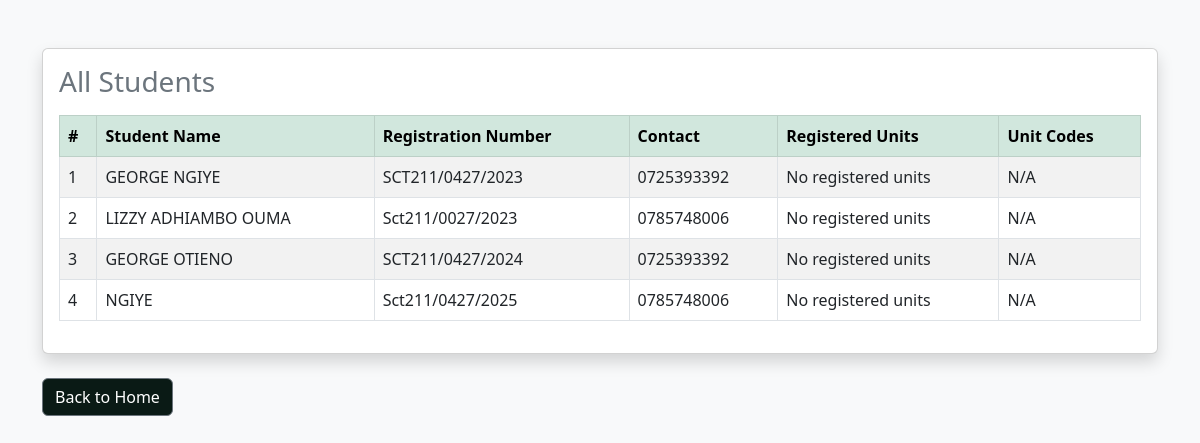
The page /students/ on the database its author committed.
### ClassApp/models.py (models this page shows, shortened)
class Student(models.Model):
    name = models.CharField(max_length=100)
    registration_number = models.CharField(max_length=50)
    contact = models.CharField(max_length=15)
    units = models.ManyToManyField(Unit, blank=True)

### ClassApp/views.py (the view)
# urls.py: path('students/', views.student_list, name='student_list'),
def student_list(request):
    students = Student.objects.all()
    return render(request, "student_list.html", {"students": students})

### ClassApp/templates/student_list.html (shortened to what this page needs)
{%load static%}
<!DOCTYPE html>
<html>
<head>
    <link rel="stylesheet" href="https://cdnjs.cloudflare.com/ajax/libs/bootstrap/5.3.0/css/bootstrap.min.css">
    <link rel="stylesheet" href="{% static 'css/style.css' %}">
    <link rel="stylesheet" href="{% static 'css/style2.css' %}">
</head>
<body class="bg-light">
    <div class="container py-5">
        <div class="card shadow">
            <div class="card-body">
                <h3 class="text-secondary mb-3">All Students</h3>
                <table class="table table-bordered table-striped">
                    <thead class="table-success">
                        <tr>
                            <th>#</th>
                            <th>Student Name</th>
                            <th>Registration Number</th>
                            <th>Contact</th>
                            <th>Registered Units</th>
                            <th>Unit Codes</th>
                        </tr>
                    </thead>
                    <tbody>
                        {% for student in students %}
                        <tr>
                            <td>{{ forloop.counter }}</td>
                            <td>{{ student.name }}</td>
                            <td>{{ student.registration_number }}</td>
                            <td>{{ student.contact }}</td>
                            <td>
                                {% for unit in student.units.all %}
                                    {{ unit.name }}<br>
                                {% empty %}
                                    No registered units
                                {% endfor %}
                            </td>
                            <td>
                                {% for unit in student.units.all %}
                                    {{ unit.code }}<br>
                                {% empty %}
                                    N/A
                                {% endfor %}
                            </td>
                        </tr>
                        {% empty %}
                        <tr>
                            <td colspan="6" class="text-center">No students available</td>
                        </tr>
                        {% endfor %}
                    </tbody>
                </table>
            </div>
        </div>
        <a href="/" class="btn btn-secondary mt-4" id="hover-button"style="background-color:rgb(10, 26, 21);" >Back to Home</a>
    </div>
</body>
</html>

### ClassApp/static/css/style2.css (style rules this page uses)
html, body { height: 100%; margin: 0; }
body { background-size: cover; background-repeat: no-repeat; background-attachment: fixed; height: 100%; background-color: rgb(37, 37, 43); }

### rows shown on the page
Student: name "GEORGE NGIYE", registration_number "SCT211/0427/2023", contact "0725393392"
Student: name "LIZZY ADHIAMBO OUMA", registration_number "Sct211/0027/2023", contact "0785748006"
Student: name "GEORGE OTIENO", registration_number "SCT211/0427/2024", contact "0725393392"
Student: name "NGIYE", registration_number "Sct211/0427/2025", contact "0785748006"
